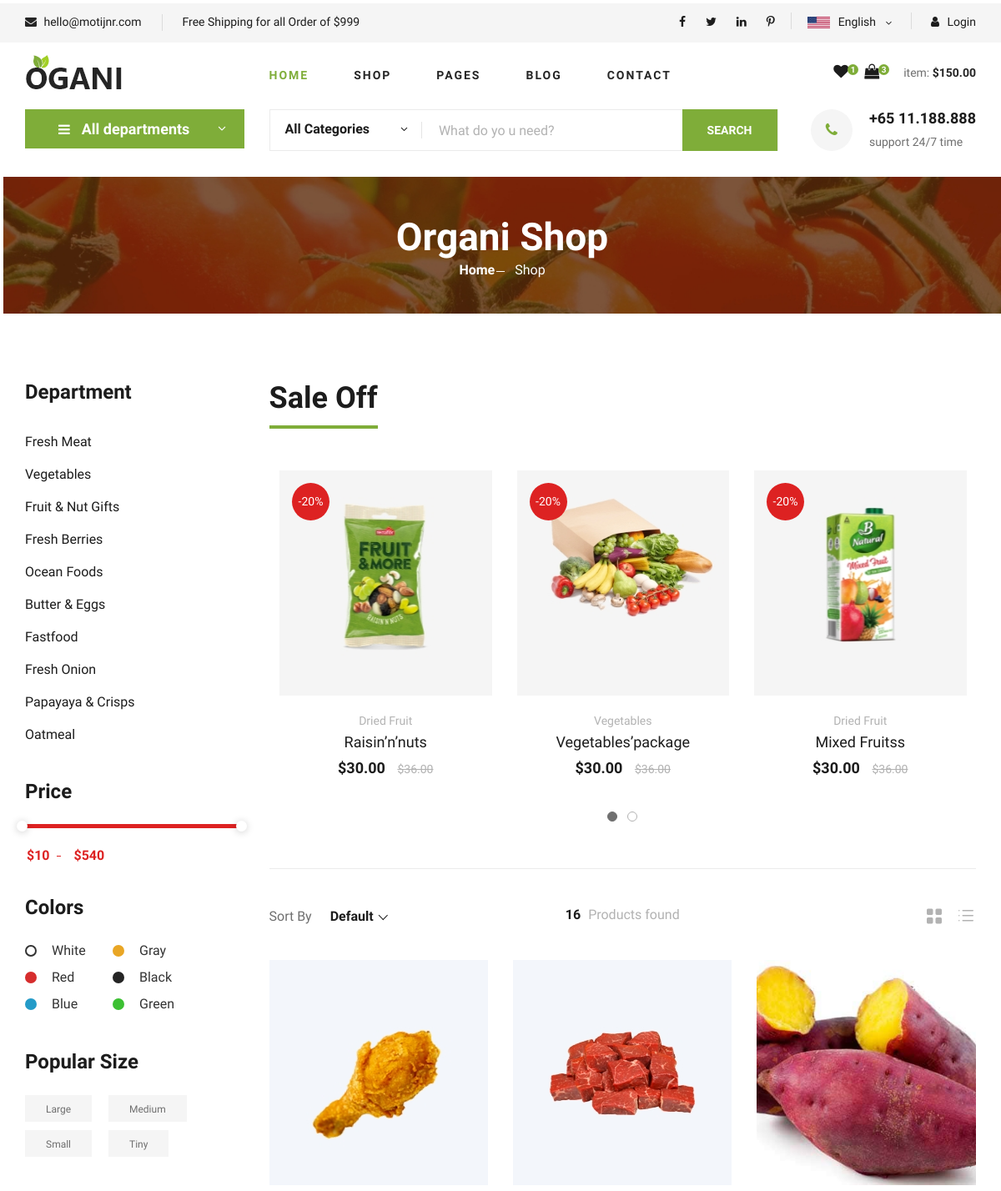
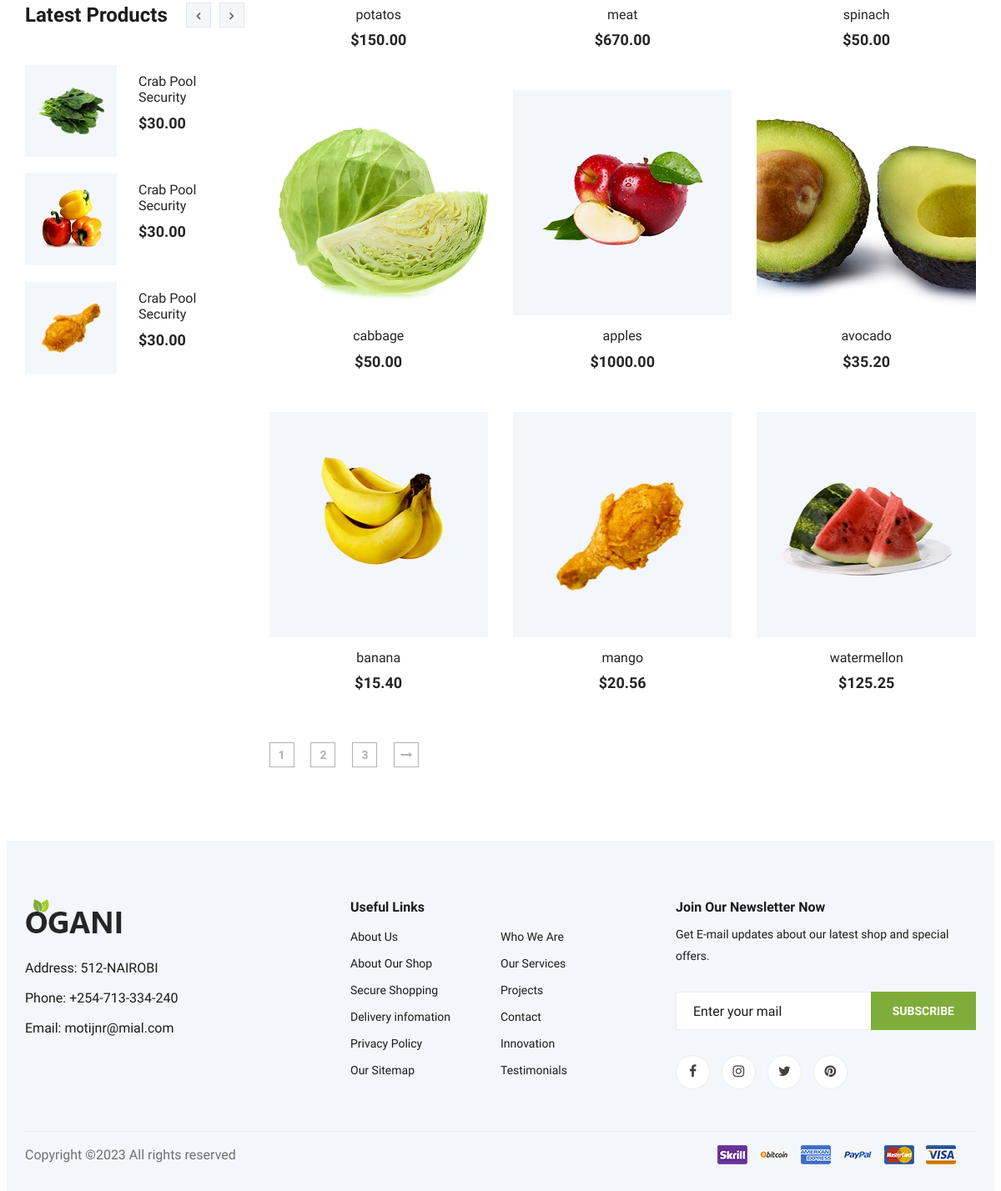
Page /shop on the committed database (2 pictures, top to bottom).
### main_app/models.py (models this page shows, shortened)
class Item(models.Model):
    name = models.CharField(max_length=100, null=True)
    price = models.FloatField()
    image = models.ImageField(null=True, blank=True, default='static/app/img/product-1.jpg')
    digital = models.BooleanField(default=False, null=True, blank=False)
    @property
    def imageURL(self):
        try:
            url = self.image.url
        except:
            url = ""
        return url

### main_app/views.py (the view)
# urls.py: path('shop', views.shop, name='shop'),
def shop(request):
    items = Item.objects.all()
    context = {'items': items}
    return render(request, 'shop.html', context)

### templates/shop.html (shortened to what this page needs)
{% extends 'base.html' %}
{% load static %}
{% block content %}
    <section class="breadcrumb-section set-bg ml-1" data-setbg="{% static 'app/img/breadcrumb.jpg' %}"
             xmlns="http://www.w3.org/1999/html">
        <div class="container">
            <div class="row">
                <div class="col-lg-12 text-center">
                    <div class="breadcrumb__text">
                        <h2>Organi Shop</h2>
                        <div class="breadcrumb__option">
                            <a href="{% url 'home' %}">Home</a>
                            <span>Shop</span>
                        </div>
                    </div>
                </div>
            </div>
        </div>
    </section>
    <section class="product spad">
        <div class="container">
            <div class="row">
                <div class="col-lg-3 col-md-5">
                    <div class="sidebar">
                        <div class="sidebar__item">
                            <h4>Department</h4>
                            <ul>
                                <li><a href="#">Fresh Meat</a></li>
                                <li><a href="#">Vegetables</a></li>
                                <li><a href="#">Fruit & Nut Gifts</a></li>
                                <li><a href="#">Fresh Berries</a></li>
                                <li><a href="#">Ocean Foods</a></li>
                                <li><a href="#">Butter & Eggs</a></li>
                                <li><a href="#">Fastfood</a></li>
                                <li><a href="#">Fresh Onion</a></li>
                                <li><a href="#">Papayaya & Crisps</a></li>
                                <li><a href="#">Oatmeal</a></li>
                            </ul>
                        </div>
                        <div class="sidebar__item">
                            <h4>Price</h4>
                            <div class="price-range-wrap">
                                <div class="price-range ui-slider ui-corner-all ui-slider-horizontal ui-widget ui-widget-content"
                                     data-min="10" data-max="540">
                                    <span tabindex="0" class="ui-slider-handle ui-corner-all ui-state-default"></span>
                                    <span tabindex="0" class="ui-slider-handle ui-corner-all ui-state-default"></span>
                                </div>
                                <div class="range-slider">
                                    <div class="price-input">
                                        <input type="text" id="minamount">
                                        <input type="text" id="maxamount">
                                    </div>
                                </div>
                            </div>
                        </div>
                        <div class="sidebar__item sidebar__item__color--option">
                            <h4>Colors</h4>
                            <div class="sidebar__item__color sidebar__item__color--white">
                                <label for="white">
                                    White
                                </label>
                            </div>
                            <div class="sidebar__item__color sidebar__item__color--gray">
                                <label for="gray">
                                    Gray
                                </label>
                            </div>
                            <div class="sidebar__item__color sidebar__item__color--red">
                                <label for="red">
                                    Red
                                </label>
                            </div>
                            <div class="sidebar__item__color sidebar__item__color--black">
                                <label for="black">
                                    Black
                                </label>
                            </div>
                            <div class="sidebar__item__color sidebar__item__color--blue">
                                <label for="blue">
                                    Blue
                                </label>
                            </div>
                            <div class="sidebar__item__color sidebar__item__color--green">
                                <label for="green">
                                    Green
                                </label>
                            </div>
                        </div>
                        <div class="sidebar__item">
                            <h4>Popular Size</h4>
                            <div class="sidebar__item__size">
                                <label for="large">
                                    Large
                                </label>
                            </div>
                            <div class="sidebar__item__size">
                                <label for="medium">
                                    Medium
                                </label>
                            </div>
                            <div class="sidebar__item__size">
                                <label for="small">
                                    Small
                                </label>
                            </div>
                            <div class="sidebar__item__size">
                                <label for="tiny">
                                    Tiny
                                </label>
                            </div>
                        </div>
                        <div class="sidebar__item">
                            <div class="latest-product__text">
                                <h4>Latest Products</h4>
                                <div class="latest-product__slider owl-carousel">
                                    <div class="latest-prdouct__slider__item">
                                        <a href="#" class="latest-product__item">
                                            <div class="latest-product__item__pic">
                                                <img src="{% static 'app/img/latest-product/lp-1.jpg' %}" alt="">
                                            </div>
                                            <div class="latest-product__item__text">
                                                <h6>Crab Pool Security</h6>
                                                <span>$30.00</span>
                                            </div>
                                        </a>
                                        <a href="#" class="latest-product__item">
                                            <div class="latest-product__item__pic">
                                                <img src="{% static 'app/img/latest-product/lp-2.jpg' %}" alt="">
                                            </div>
                                            <div class="latest-product__item__text">
                                                <h6>Crab Pool Security</h6>
                                                <span>$30.00</span>
                                            </div>
                                        </a>
                                        <a href="#" class="latest-product__item">
                                            <div class="latest-product__item__pic">
                                                <img src="{% static 'app/img/latest-product/lp-3.jpg' %}" alt="">
                                            </div>
                                            <div class="latest-product__item__text">
                                                <h6>Crab Pool Security</h6>
                                                <span>$30.00</span>
                                            </div>
                                        </a>
                                    </div>
                                </div>
                            </div>
                        </div>
                    </div>
                </div>
                <div class="col-lg-9 col-md-7">
                    <div class="product__discount">
                        <div class="section-title product__discount__title">
                            <h2>Sale Off</h2>
                        </div>
                        <div class="row">
                            <div class="product__discount__slider owl-carousel">
                                <div class="col-lg-4">
                                    <div class="product__discount__item">
                                        <div class="product__discount__item__pic set-bg"
                                             data-setbg="{% static 'app/img/product/discount/pd-1.jpg' %}">
                                            <div class="product__discount__percent">-20%</div>
                                        </div>
                                        <div class="product__discount__item__text">
                                            <span>Dried Fruit</span>
                                            <h5><a href="#">Raisin’n’nuts</a></h5>
                                            <div class="product__item__price">$30.00 <span>$36.00</span></div>
                                        </div>
                                    </div>
                                </div>
                                <div class="col-lg-4">
                                    <div class="product__discount__item">
                                        <div class="product__discount__item__pic set-bg"
                                             data-setbg="{% static 'app/img/product/discount/pd-2.jpg' %}">
                                            <div class="product__discount__percent">-20%</div>
                                        </div>
                                        <div class="product__discount__item__text">
                                            <span>Vegetables</span>
                                            <h5><a href="#">Vegetables’package</a></h5>
                                            <div class="product__item__price">$30.00 <span>$36.00</span></div>
                                        </div>
                                    </div>
                                </div>
                                <div class="col-lg-4">
                                    <div class="product__discount__item">
                                        <div class="product__discount__item__pic set-bg"
                                             data-setbg="{% static 'app/img/product/discount/pd-3.jpg' %}">
                                            <div class="product__discount__percent">-20%</div>
                                        </div>
                                        <div class="product__discount__item__text">
                                            <span>Dried Fruit</span>
                                            <h5><a href="#">Mixed Fruitss</a></h5>
                                            <div class="product__item__price">$30.00 <span>$36.00</span></div>
                                        </div>
                                    </div>
                                </div>
                            </div>
                        </div>
                    </div>
                    <div class="filter__item">
                        <div class="row">
                            <div class="col-lg-4 col-md-5">
                                <div class="filter__sort">
                                    <span>Sort By</span>
                                </div>
                            </div>
                            <div class="col-lg-4 col-md-4">
                                <div class="filter__found">
                                    <h6><span>16</span> Products found</h6>
                                </div>
                            </div>
                            <div class="col-lg-4 col-md-3">
                                <div class="filter__option">
                                    <span class="icon_grid-2x2"></span>
                                    <span class="icon_ul"></span>
                                </div>
                            </div>
                        </div>
                    </div>
                    <div class="row">
                        {% for item in items %}
                            <div class="col-lg-4 col-md-6 col-sm-6">
                                <div class="product__item">
                                    <div class="product__item__pic set-bg" data-setbg="{{ item.imageURL }}">
                                    </div>
                                    <div class="product__item__text">
                                        <h6><a href="#">{{ item.name }}</a></h6>
                                        <h5>${{ item.price| floatformat:2 }}</h5>
                                    </div>
                                </div>
                            </div>
                        {% endfor %}
                    </div>
                    <div class="product__pagination">
                        <a href="#">1</a>
                        <a href="#">2</a>
                        <a href="#">3</a>
                        <a href="#"><i class="fa fa-long-arrow-right"></i></a>
                    </div>
                </div>
            </div>
        </div>
    </section>
{% endblock %}

### rows in the picture
Item: name "potatos", price "150.00"
Item: shows a picture, name "meat", price "670.00"
Item: shows a picture, name "spinach", price "50.00"
Item: shows a picture, name "cabbage", price "50.00"
Item: shows a picture, name "apples", price "1000.00"
Item: shows a picture, name "avocado", price "35.20"
Item: shows a picture, name "banana", price "15.40"
Item: name "mango", price "20.56"
Item: shows a picture, name "watermellon", price "125.25"
